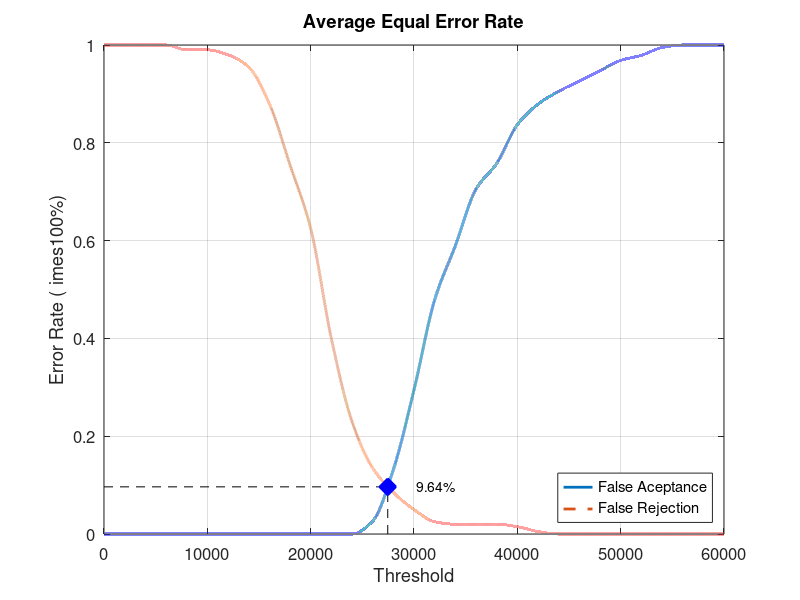
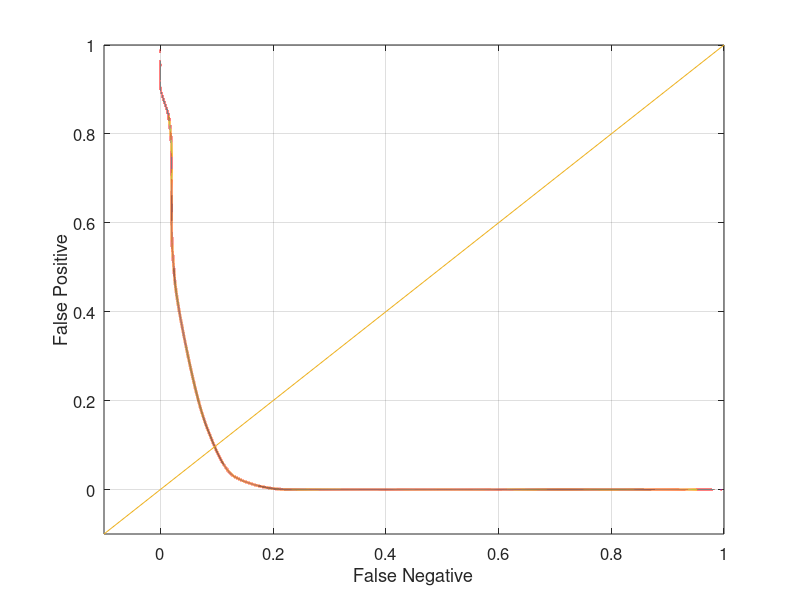

Reproduce these figures in MATLAB, in order.
close all;
clear;
clc;
x = 0:2000:60000;
xq = 0:0.5:60000;

y0 = [0 0 0 0 0 0 0 0 0 0 0 0 0 0.0263158 0.131579 0.294737 0.478947 0.589474 0.705263 0.757895 0.836842 0.878947 0.905263 0.926316 0.947368 0.968421 0.978947 0.994737 1 1 1]
yy0 = interp1(x, y0, xq, 'pchip');
y1 = [1 1 1 1 0.99 0.99 0.98 0.955 0.88 0.755 0.625 0.4 0.23 0.135 0.085 0.05 0.025 0.02 0.02 0.02 0.015 0.005 0 0 0 0 0 0 0 0 0]
yy1 = interp1(x, y1, xq, 'pchip');

% Calculating EER: 
y2 = abs(y0 - y1);
find(y2 == min(y2))
yy2 = abs(yy0 - yy1);
xEER = find(yy2 == min(yy2));
xEERIndex = xq(xEER) % X-axis EER
yEER = yy0(xEER) % Y-axis EER

main = figure
plot(xq, yy0,'-','LineWidth', 2);	hold on
plot(xq, yy1,'--','LineWidth', 2);	hold on
plot([xEERIndex xEERIndex], [0 yEER], 'k--');	hold on
plot([0 xEERIndex], [yEER yEER], 'k--');	hold on
plot(xEERIndex, yEER, 'bx', 'LineWidth', 10);	hold on
text(xEERIndex + 10 * xEERIndex / 100, yEER, [num2str(round((10000 * yEER)) / 100) '%'])
legend('False Aceptance', 'False Rejection', 'Location', 'SouthEast')
xlabel('Threshold')
ylabel('Error Rate (	imes100%)')
title('Average Equal Error Rate')
set(gca, 'FontSize', 12)
axis([0 60000 0 1])
grid on

print(main, 'Database4_4Main', '-dpng');
FNRxFPR = figure('Color', [1 1 1]);
plot(yy1, yy0, '-', yy1, yy0, 'LineWidth', 2);
hold on
y = -0.1:0.1:1
plot(y, y); 
set(gca, 'FontSize', 12)
xlabel('False Negative')
ylabel('False Positive')
axis([-0.1 1 -0.1 1])
set(gca, 'FontSize', 12)
grid on

print(FNRxFPR, 'Database4_4FNRxFPR','-dpng');
